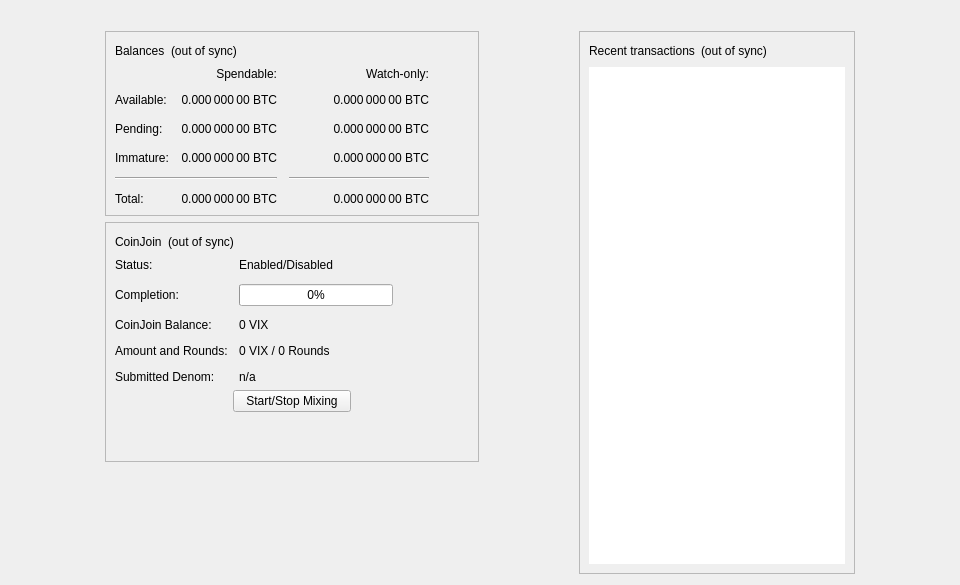
<?xml version="1.0" encoding="UTF-8"?>
<ui version="4.0">
 <class>OverviewPage</class>
 <widget class="QWidget" name="OverviewPage">
  <property name="geometry">
   <rect>
    <x>0</x>
    <y>0</y>
    <width>960</width>
    <height>585</height>
   </rect>
  </property>
  <property name="minimumSize">
   <size>
    <width>960</width>
    <height>0</height>
   </size>
  </property>
  <property name="windowTitle">
   <string>Form</string>
  </property>
  <layout class="QVBoxLayout" name="topLayout">
   <item>
    <widget class="QLabel" name="labelAlerts">
     <property name="visible">
      <bool>false</bool>
     </property>
     <property name="wordWrap">
      <bool>true</bool>
     </property>
     <property name="margin">
      <number>3</number>
     </property>
     <property name="textInteractionFlags">
      <set>Qt::TextSelectableByMouse</set>
     </property>
    </widget>
   </item>
   <item>
    <layout class="QHBoxLayout" name="horizontalLayout" stretch="1,0,1,0,1">
     <item>
      <spacer name="horizontalSpacerLeft">
       <property name="orientation">
        <enum>Qt::Horizontal</enum>
       </property>
       <property name="sizeType">
        <enum>QSizePolicy::Preferred</enum>
       </property>
       <property name="sizeHint" stdset="0">
        <size>
         <width>10</width>
         <height>20</height>
        </size>
       </property>
      </spacer>
     </item>
     <item>
      <layout class="QVBoxLayout" name="verticalLayout_2">
       <item>
        <widget class="QFrame" name="frame">
         <property name="frameShape">
          <enum>QFrame::StyledPanel</enum>
         </property>
         <property name="frameShadow">
          <enum>QFrame::Raised</enum>
         </property>
         <layout class="QVBoxLayout" name="verticalLayout_4">
          <item>
           <layout class="QHBoxLayout" name="horizontalLayout_4">
            <item>
             <widget class="QLabel" name="label_5">
              <property name="text">
               <string>Balances</string>
              </property>
             </widget>
            </item>
            <item>
             <widget class="QLabel" name="labelWalletStatus">
              <property name="toolTip">
               <string>The displayed information may be out of date. Your wallet automatically synchronizes with the Vixel network after a connection is established, but this process has not completed yet.</string>
              </property>
              <property name="text">
               <string notr="true">(out of sync)</string>
              </property>
              <property name="alignment">
               <set>Qt::AlignLeading|Qt::AlignLeft|Qt::AlignVCenter</set>
              </property>
             </widget>
            </item>
            <item>
             <spacer name="horizontalSpacer_3">
              <property name="orientation">
               <enum>Qt::Horizontal</enum>
              </property>
              <property name="sizeHint" stdset="0">
               <size>
                <width>40</width>
                <height>20</height>
               </size>
              </property>
             </spacer>
            </item>
           </layout>
          </item>
          <item>
           <layout class="QGridLayout" name="gridLayout">
            <property name="spacing">
             <number>12</number>
            </property>
            <item row="2" column="2">
             <widget class="QLabel" name="labelWatchPending">
              <property name="cursor">
               <cursorShape>IBeamCursor</cursorShape>
              </property>
              <property name="toolTip">
               <string>Unconfirmed transactions to watch-only addresses</string>
              </property>
              <property name="text">
               <string notr="true">0.000 000 00 BTC</string>
              </property>
              <property name="alignment">
               <set>Qt::AlignRight|Qt::AlignTrailing|Qt::AlignVCenter</set>
              </property>
              <property name="textInteractionFlags">
               <set>Qt::LinksAccessibleByMouse|Qt::TextSelectableByKeyboard|Qt::TextSelectableByMouse</set>
              </property>
             </widget>
            </item>
            <item row="2" column="1">
             <widget class="QLabel" name="labelUnconfirmed">
              <property name="cursor">
               <cursorShape>IBeamCursor</cursorShape>
              </property>
              <property name="toolTip">
               <string>Total of transactions that have yet to be confirmed, and do not yet count toward the spendable balance</string>
              </property>
              <property name="text">
               <string notr="true">0.000 000 00 BTC</string>
              </property>
              <property name="alignment">
               <set>Qt::AlignRight|Qt::AlignTrailing|Qt::AlignVCenter</set>
              </property>
              <property name="textInteractionFlags">
               <set>Qt::LinksAccessibleByMouse|Qt::TextSelectableByKeyboard|Qt::TextSelectableByMouse</set>
              </property>
             </widget>
            </item>
            <item row="3" column="2">
             <widget class="QLabel" name="labelWatchImmature">
              <property name="cursor">
               <cursorShape>IBeamCursor</cursorShape>
              </property>
              <property name="toolTip">
               <string>Mined balance in watch-only addresses that has not yet matured</string>
              </property>
              <property name="text">
               <string notr="true">0.000 000 00 BTC</string>
              </property>
              <property name="alignment">
               <set>Qt::AlignRight|Qt::AlignTrailing|Qt::AlignVCenter</set>
              </property>
              <property name="textInteractionFlags">
               <set>Qt::LinksAccessibleByMouse|Qt::TextSelectableByKeyboard|Qt::TextSelectableByMouse</set>
              </property>
             </widget>
            </item>
            <item row="4" column="0" colspan="2">
             <widget class="Line" name="lineSpendableBalance">
              <property name="orientation">
               <enum>Qt::Horizontal</enum>
              </property>
             </widget>
            </item>
            <item row="4" column="2">
             <widget class="Line" name="lineWatchBalance">
              <property name="sizePolicy">
               <sizepolicy hsizetype="Preferred" vsizetype="Fixed">
                <horstretch>0</horstretch>
                <verstretch>0</verstretch>
               </sizepolicy>
              </property>
              <property name="minimumSize">
               <size>
                <width>140</width>
                <height>0</height>
               </size>
              </property>
              <property name="orientation">
               <enum>Qt::Horizontal</enum>
              </property>
             </widget>
            </item>
            <item row="5" column="0">
             <widget class="QLabel" name="labelTotalText">
              <property name="text">
               <string>Total:</string>
              </property>
             </widget>
            </item>
            <item row="3" column="1">
             <widget class="QLabel" name="labelImmature">
              <property name="cursor">
               <cursorShape>IBeamCursor</cursorShape>
              </property>
              <property name="toolTip">
               <string>Mined balance that has not yet matured</string>
              </property>
              <property name="text">
               <string notr="true">0.000 000 00 BTC</string>
              </property>
              <property name="alignment">
               <set>Qt::AlignRight|Qt::AlignTrailing|Qt::AlignVCenter</set>
              </property>
              <property name="textInteractionFlags">
               <set>Qt::LinksAccessibleByMouse|Qt::TextSelectableByKeyboard|Qt::TextSelectableByMouse</set>
              </property>
             </widget>
            </item>
            <item row="2" column="3">
             <spacer name="horizontalSpacer_2">
              <property name="orientation">
               <enum>Qt::Horizontal</enum>
              </property>
              <property name="sizeHint" stdset="0">
               <size>
                <width>40</width>
                <height>20</height>
               </size>
              </property>
             </spacer>
            </item>
            <item row="3" column="0">
             <widget class="QLabel" name="labelImmatureText">
              <property name="text">
               <string>Immature:</string>
              </property>
             </widget>
            </item>
            <item row="5" column="1">
             <widget class="QLabel" name="labelTotal">
              <property name="cursor">
               <cursorShape>IBeamCursor</cursorShape>
              </property>
              <property name="toolTip">
               <string>Your current total balance</string>
              </property>
              <property name="text">
               <string notr="true">0.000 000 00 BTC</string>
              </property>
              <property name="alignment">
               <set>Qt::AlignRight|Qt::AlignTrailing|Qt::AlignVCenter</set>
              </property>
              <property name="textInteractionFlags">
               <set>Qt::LinksAccessibleByMouse|Qt::TextSelectableByKeyboard|Qt::TextSelectableByMouse</set>
              </property>
             </widget>
            </item>
            <item row="5" column="2">
             <widget class="QLabel" name="labelWatchTotal">
              <property name="cursor">
               <cursorShape>IBeamCursor</cursorShape>
              </property>
              <property name="toolTip">
               <string>Current total balance in watch-only addresses</string>
              </property>
              <property name="text">
               <string notr="true">0.000 000 00 BTC</string>
              </property>
              <property name="alignment">
               <set>Qt::AlignRight|Qt::AlignTrailing|Qt::AlignVCenter</set>
              </property>
              <property name="textInteractionFlags">
               <set>Qt::LinksAccessibleByMouse|Qt::TextSelectableByKeyboard|Qt::TextSelectableByMouse</set>
              </property>
             </widget>
            </item>
            <item row="0" column="2">
             <widget class="QLabel" name="labelWatchonly">
              <property name="text">
               <string>Watch-only:</string>
              </property>
              <property name="alignment">
               <set>Qt::AlignRight|Qt::AlignTrailing|Qt::AlignVCenter</set>
              </property>
             </widget>
            </item>
            <item row="1" column="0">
             <widget class="QLabel" name="labelBalanceText">
              <property name="text">
               <string>Available:</string>
              </property>
             </widget>
            </item>
            <item row="1" column="1">
             <widget class="QLabel" name="labelBalance">
              <property name="cursor">
               <cursorShape>IBeamCursor</cursorShape>
              </property>
              <property name="toolTip">
               <string>Your current spendable balance</string>
              </property>
              <property name="text">
               <string notr="true">0.000 000 00 BTC</string>
              </property>
              <property name="alignment">
               <set>Qt::AlignRight|Qt::AlignTrailing|Qt::AlignVCenter</set>
              </property>
              <property name="textInteractionFlags">
               <set>Qt::LinksAccessibleByMouse|Qt::TextSelectableByKeyboard|Qt::TextSelectableByMouse</set>
              </property>
             </widget>
            </item>
            <item row="1" column="2">
             <widget class="QLabel" name="labelWatchAvailable">
              <property name="cursor">
               <cursorShape>IBeamCursor</cursorShape>
              </property>
              <property name="toolTip">
               <string>Your current balance in watch-only addresses</string>
              </property>
              <property name="text">
               <string notr="true">0.000 000 00 BTC</string>
              </property>
              <property name="alignment">
               <set>Qt::AlignRight|Qt::AlignTrailing|Qt::AlignVCenter</set>
              </property>
              <property name="textInteractionFlags">
               <set>Qt::LinksAccessibleByMouse|Qt::TextSelectableByKeyboard|Qt::TextSelectableByMouse</set>
              </property>
             </widget>
            </item>
            <item row="2" column="0">
             <widget class="QLabel" name="labelPendingText">
              <property name="text">
               <string>Pending:</string>
              </property>
             </widget>
            </item>
            <item row="0" column="1">
             <widget class="QLabel" name="labelSpendable">
              <property name="text">
               <string>Spendable:</string>
              </property>
              <property name="alignment">
               <set>Qt::AlignRight|Qt::AlignTrailing|Qt::AlignVCenter</set>
              </property>
             </widget>
            </item>
           </layout>
          </item>
         </layout>
        </widget>
       </item>
       <item>
        <widget class="QFrame" name="frameCoinJoin">
         <property name="layoutDirection">
          <enum>Qt::LeftToRight</enum>
         </property>
         <property name="frameShape">
          <enum>QFrame::StyledPanel</enum>
         </property>
         <property name="frameShadow">
          <enum>QFrame::Raised</enum>
         </property>
         <layout class="QVBoxLayout" name="VerticalLayout_PS1">
          <item>
           <layout class="QHBoxLayout" name="horizontalLayout_5">
            <item>
             <widget class="QLabel" name="labelCoinJoinHeader">
              <property name="text">
               <string notr="true">CoinJoin</string>
              </property>
             </widget>
            </item>
            <item>
             <widget class="QLabel" name="labelCoinJoinSyncStatus">
              <property name="toolTip">
               <string>The displayed information may be out of date. Your wallet automatically synchronizes with the Vixel network after a connection is established, but this process has not completed yet.</string>
              </property>
              <property name="text">
               <string notr="true">(out of sync)</string>
              </property>
              <property name="alignment">
               <set>Qt::AlignLeading|Qt::AlignLeft|Qt::AlignVCenter</set>
              </property>
             </widget>
            </item>
            <item>
             <spacer name="horizontalSpacer_4">
              <property name="orientation">
               <enum>Qt::Horizontal</enum>
              </property>
              <property name="sizeHint" stdset="0">
               <size>
                <width>40</width>
                <height>20</height>
               </size>
              </property>
             </spacer>
            </item>
           </layout>
          </item>
          <item>
           <layout class="QFormLayout" name="coinJoinFormLayout">
            <property name="fieldGrowthPolicy">
             <enum>QFormLayout::AllNonFixedFieldsGrow</enum>
            </property>
            <property name="horizontalSpacing">
             <number>11</number>
            </property>
            <property name="verticalSpacing">
             <number>12</number>
            </property>
            <item row="0" column="0">
             <widget class="QLabel" name="labelCoinJoinEnabledText">
              <property name="text">
               <string>Status:</string>
              </property>
             </widget>
            </item>
            <item row="0" column="1">
             <widget class="QLabel" name="labelCoinJoinEnabled">
              <property name="text">
               <string>Enabled/Disabled</string>
              </property>
             </widget>
            </item>
            <item row="1" column="0">
             <widget class="QLabel" name="labelCompletitionText">
              <property name="text">
               <string>Completion:</string>
              </property>
             </widget>
            </item>
            <item row="1" column="1">
             <widget class="QProgressBar" name="coinJoinProgress">
              <property name="maximumSize">
               <size>
                <width>154</width>
                <height>16777215</height>
               </size>
              </property>
              <property name="value">
               <number>0</number>
              </property>
             </widget>
            </item>
            <item row="2" column="0">
             <widget class="QLabel" name="labelAnonymizedText">
              <property name="text">
               <string notr="true">CoinJoin Balance:</string>
              </property>
             </widget>
            </item>
            <item row="2" column="1">
             <widget class="QLabel" name="labelAnonymized">
              <property name="text">
               <string notr="true">0 VIX</string>
              </property>
             </widget>
            </item>
            <item row="3" column="0">
             <widget class="QLabel" name="labelAmountAndRoundsText">
              <property name="text">
               <string>Amount and Rounds:</string>
              </property>
             </widget>
            </item>
            <item row="3" column="1">
             <widget class="QLabel" name="labelAmountRounds">
              <property name="text">
               <string>0 VIX / 0 Rounds</string>
              </property>
             </widget>
            </item>
            <item row="4" column="0">
             <widget class="QLabel" name="labelSubmittedDenomText">
              <property name="text">
               <string>Submitted Denom:</string>
              </property>
             </widget>
            </item>
            <item row="4" column="1">
             <widget class="QLabel" name="labelSubmittedDenom">
              <property name="toolTip">
               <string>The denominations you submitted to the Masternode.&lt;br&gt;To mix, other users must submit the exact same denominations.</string>
              </property>
              <property name="text">
               <string>n/a</string>
              </property>
              <property name="wordWrap">
               <bool>true</bool>
              </property>
             </widget>
            </item>
           </layout>
          </item>
          <item>
           <layout class="QVBoxLayout" name="VerticalLayout_PS">
            <item>
             <layout class="QHBoxLayout" name="horizontalLayout_3">
              <property name="topMargin">
               <number>0</number>
              </property>
              <item>
               <spacer name="horizontalSpacer_5">
                <property name="orientation">
                 <enum>Qt::Horizontal</enum>
                </property>
                <property name="sizeHint" stdset="0">
                 <size>
                  <width>40</width>
                  <height>20</height>
                 </size>
                </property>
               </spacer>
              </item>
              <item>
               <widget class="QPushButton" name="toggleCoinJoin">
                <property name="sizePolicy">
                 <sizepolicy hsizetype="MinimumExpanding" vsizetype="Fixed">
                  <horstretch>0</horstretch>
                  <verstretch>0</verstretch>
                 </sizepolicy>
                </property>
                <property name="text">
                 <string>Start/Stop Mixing</string>
                </property>
               </widget>
              </item>
              <item>
               <spacer name="horizontalSpacer_6">
                <property name="orientation">
                 <enum>Qt::Horizontal</enum>
                </property>
                <property name="sizeHint" stdset="0">
                 <size>
                  <width>40</width>
                  <height>20</height>
                 </size>
                </property>
               </spacer>
              </item>
             </layout>
            </item>
            <item>
             <spacer name="verticalSpacer_3">
              <property name="orientation">
               <enum>Qt::Vertical</enum>
              </property>
              <property name="sizeHint" stdset="0">
               <size>
                <width>20</width>
                <height>40</height>
               </size>
              </property>
             </spacer>
            </item>
           </layout>
          </item>
         </layout>
        </widget>
       </item>
       <item>
        <spacer name="verticalSpacer">
         <property name="orientation">
          <enum>Qt::Vertical</enum>
         </property>
         <property name="sizeHint" stdset="0">
          <size>
           <width>20</width>
           <height>40</height>
          </size>
         </property>
        </spacer>
       </item>
      </layout>
     </item>
     <item>
      <spacer name="horizontalSpacerCenter">
       <property name="orientation">
        <enum>Qt::Horizontal</enum>
       </property>
       <property name="sizeHint" stdset="0">
        <size>
         <width>10</width>
         <height>20</height>
        </size>
       </property>
      </spacer>
     </item>
     <item>
      <layout class="QVBoxLayout" name="verticalLayout_3">
       <item>
        <widget class="QFrame" name="frame_2">
         <property name="frameShape">
          <enum>QFrame::StyledPanel</enum>
         </property>
         <property name="frameShadow">
          <enum>QFrame::Raised</enum>
         </property>
         <layout class="QVBoxLayout" name="verticalLayout">
          <item>
           <layout class="QHBoxLayout" name="horizontalLayout_2">
            <item>
             <widget class="QLabel" name="label_4">
              <property name="text">
               <string>Recent transactions</string>
              </property>
             </widget>
            </item>
            <item>
             <widget class="QLabel" name="labelTransactionsStatus">
              <property name="toolTip">
               <string>The displayed information may be out of date. Your wallet automatically synchronizes with the Vixel network after a connection is established, but this process has not completed yet.</string>
              </property>
              <property name="text">
               <string notr="true">(out of sync)</string>
              </property>
              <property name="alignment">
               <set>Qt::AlignLeading|Qt::AlignLeft|Qt::AlignVCenter</set>
              </property>
             </widget>
            </item>
            <item>
             <spacer name="horizontalSpacer">
              <property name="orientation">
               <enum>Qt::Horizontal</enum>
              </property>
              <property name="sizeHint" stdset="0">
               <size>
                <width>40</width>
                <height>20</height>
               </size>
              </property>
             </spacer>
            </item>
           </layout>
          </item>
          <item>
           <widget class="QListView" name="listTransactions">
            <property name="frameShape">
             <enum>QFrame::NoFrame</enum>
            </property>
            <property name="verticalScrollBarPolicy">
             <enum>Qt::ScrollBarAlwaysOff</enum>
            </property>
            <property name="horizontalScrollBarPolicy">
             <enum>Qt::ScrollBarAlwaysOff</enum>
            </property>
            <property name="selectionMode">
             <enum>QAbstractItemView::NoSelection</enum>
            </property>
           </widget>
          </item>
         </layout>
        </widget>
       </item>
      </layout>
     </item>
     <item>
      <spacer name="horizontalSpacerRight">
       <property name="orientation">
        <enum>Qt::Horizontal</enum>
       </property>
       <property name="sizeType">
        <enum>QSizePolicy::Preferred</enum>
       </property>
       <property name="sizeHint" stdset="0">
        <size>
         <width>10</width>
         <height>20</height>
        </size>
       </property>
      </spacer>
     </item>
    </layout>
   </item>
  </layout>
 </widget>
 <resources/>
 <connections/>
</ui>
